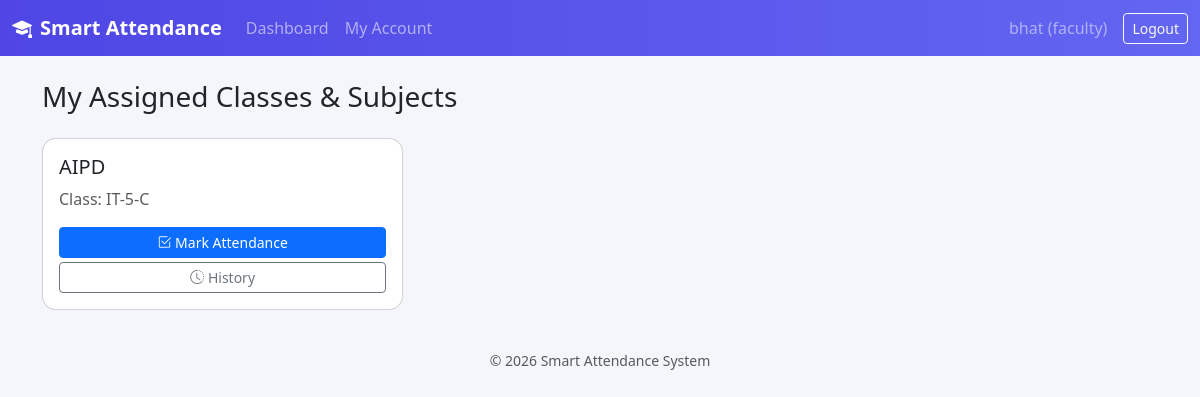
The page /faculty/dashboard (signed in) on the database its author committed.
### models.py (models this page shows)
class User(db.Model, UserMixin):
    __tablename__ = "users"
    id = db.Column(db.Integer, primary_key=True)
    username = db.Column(db.String(80), unique=True, nullable=False)
    email = db.Column(db.String(120), unique=True, nullable=False)
    password_hash = db.Column(db.String(200), nullable=False)
    role = db.Column(db.String(20), nullable=False)  # principal / faculty / student
    created_at = db.Column(db.DateTime, default=datetime.utcnow)
    faculty_profile = db.relationship("Faculty", backref="user", uselist=False)
    student_profile = db.relationship("Student", backref="user", uselist=False)

class Subject(db.Model):
    __tablename__ = "subjects"
    id = db.Column(db.Integer, primary_key=True)
    name = db.Column(db.String(120), nullable=False)
    class_id = db.Column(db.Integer, db.ForeignKey("classes.id"), nullable=False)

class ClassModel(db.Model):
    __tablename__ = "classes"
    id = db.Column(db.Integer, primary_key=True)
    name = db.Column(db.String(80), unique=True, nullable=False)
    subjects = db.relationship("Subject", backref="class_", cascade="all, delete-orphan")
    students = db.relationship("Student", backref="class_", cascade="all, delete-orphan")
    location = db.relationship("ClassLocation", backref="class_", uselist=False,
                                cascade="all, delete-orphan")

### routes/faculty.py (the view)
@faculty_bp.route("/dashboard")
@login_required
@role_required("faculty")
def dashboard():
    f = _current_faculty()
    assignments = []
    if f:
        entries = Timetable.query.filter_by(faculty_id=f.id).all()
        seen = {}
        for e in entries:
            key = (e.class_id, e.subject_id)
            if key not in seen:
                seen[key] = {
                    "class_id": e.class_id,
                    "subject_id": e.subject_id,
                    "class_name": e.class_.name,
                    "subject_name": e.subject.name,
                }
        assignments = list(seen.values())
    return render_template("faculty/dashboard.html", assignments=assignments)

### app.py (called while the page is built)
@login_manager.user_loader
def load_user(user_id):
    return User.query.get(int(user_id))

### routes/faculty.py (called while the page is built)
def _current_faculty():
    return Faculty.query.filter_by(user_id=current_user.id).first()

### templates/faculty/dashboard.html (shortened to what this page needs)
{% extends "base.html" %}
{% block content %}
<h3 class="mb-4">My Assigned Classes &amp; Subjects</h3>
<div class="row g-3">
  {% for a in assignments %}
  <div class="col-md-4">
    <div class="card p-3">
      <h5>{{ a.subject_name }}</h5>
      <p class="text-muted mb-3">Class: {{ a.class_name }}</p>
      <a href="{{ url_for('faculty.mark_attendance', class_id=a.class_id, subject_id=a.subject_id) }}" class="btn btn-primary btn-sm mb-1">
        <i class="bi bi-check2-square"></i> Mark Attendance
      </a>
      <a href="{{ url_for('faculty.history', class_id=a.class_id, subject_id=a.subject_id) }}" class="btn btn-outline-secondary btn-sm">
        <i class="bi bi-clock-history"></i> History
      </a>
    </div>
  </div>
  {% else %}
  <p class="text-muted">No subjects assigned yet. Contact the Principal.</p>
  {% endfor %}
</div>
{% endblock %}

### templates/base.html (shortened to what this page needs)
<!DOCTYPE html>
<html lang="en">
<head>
<link href="https://cdn.jsdelivr.net/npm/bootstrap@5.3.3/dist/css/bootstrap.min.css" rel="stylesheet">
<link href="https://cdn.jsdelivr.net/npm/bootstrap-icons@1.11.3/font/bootstrap-icons.css" rel="stylesheet">
<link rel="stylesheet" href="{{ url_for('static', filename='css/style.css') }}">
</head>
<body>
{% if current_user.is_authenticated %}
<nav class="navbar navbar-expand-lg navbar-dark app-navbar">
  <div class="container-fluid">
    <a class="navbar-brand fw-bold" href="/"><i class="bi bi-mortarboard-fill me-2"></i>Smart Attendance</a>
    <div class="collapse navbar-collapse" id="nav">
      <ul class="navbar-nav me-auto">
        {% if current_user.role == 'principal' %}
        <li class="nav-item"><a class="nav-link" href="{{ url_for('principal.dashboard') }}">Dashboard</a></li>
        <li class="nav-item"><a class="nav-link" href="{{ url_for('principal.classes') }}">Classes</a></li>
        <li class="nav-item"><a class="nav-link" href="{{ url_for('principal.subjects') }}">Subjects</a></li>
        <li class="nav-item"><a class="nav-link" href="{{ url_for('principal.faculty') }}">Faculty</a></li>
        <li class="nav-item"><a class="nav-link" href="{{ url_for('principal.students') }}">Students</a></li>
        <li class="nav-item"><a class="nav-link" href="{{ url_for('principal.timetable') }}">Timetable</a></li>
        <li class="nav-item"><a class="nav-link" href="{{ url_for('principal.locations') }}">Geofence</a></li>
        <li class="nav-item"><a class="nav-link" href="{{ url_for('principal.holidays') }}">Holidays</a></li>
        <li class="nav-item"><a class="nav-link" href="{{ url_for('principal.attendance_report') }}">Reports</a></li>
        <li class="nav-item"><a class="nav-link" href="{{ url_for('principal.settings') }}">My Account</a></li>
        {% elif current_user.role == 'faculty' %}
        <li class="nav-item"><a class="nav-link" href="{{ url_for('faculty.dashboard') }}">Dashboard</a></li>
        <li class="nav-item"><a class="nav-link" href="{{ url_for('faculty.settings') }}">My Account</a></li>
        {% endif %}
      </ul>
      <span class="navbar-text text-white-50 me-3">{{ current_user.username }} ({{ current_user.role }})</span>
      <a class="btn btn-outline-light btn-sm" href="{{ url_for('auth.logout') }}">Logout</a>
    </div>
  </div>
</nav>
{% endif %}
<div class="container py-4">
  {% block content %}{% endblock %}
</div>
<footer class="text-center text-muted small py-3">&copy; {{ current_year }} Smart Attendance System</footer>
</body>
</html>

### static/css/style.css (style rules this page uses)
body { background: #f4f6fb; font-family: 'Segoe UI', system-ui, sans-serif; }
.app-navbar { background: linear-gradient(90deg, #4f46e5, #6366f1); }
.card { border-radius: 14px; }

### rows shown on the page
User: username "bhat", role "faculty"
Subject: subject_name "AIPD"
ClassModel: class_name "IT-5-C"
